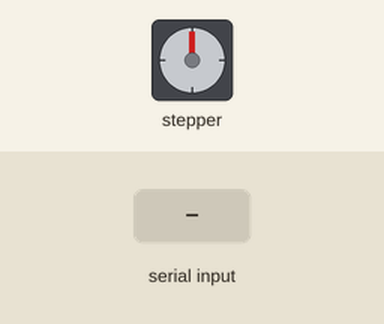
The sketch below on a simulated Arduino Uno, built with avr-gcc and run on an emulated ATmega328P. Shown: stepper motor. Wiring (inferred from the names in the program): stepper motor driver (650 steps per turn assumed): step pin 2; direction pin 5; enable pin 8. Inputs (shaded band) come from the test bench. What the sketch prints to the serial monitor is not drawn.

Above: at 1.2 s.
1.3 s: "COMPRESS\n" received over Serial
Timing chart, 0 to 10.3 s (numbered marks = the images above; inputs shaded):
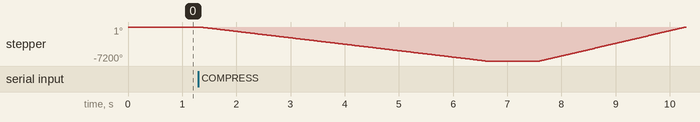

Measured:
- after the input at 1.3 s, stepper: turns 7200° counter-clockwise in 5.3 s, then 7200° clockwise in 2.7 s

The sketch:

Lead_Screw_Stepper_Control.ino
```cpp
// Pin definitions for CNC shield (X-axis)
#define DIR_PIN 5  // Direction pin
#define STEP_PIN 2 // Step pin
#define EN_PIN 8   // Enable pin (optional)
// Motor settings
#define STEPS_PER_REV 650                              // Steps per revolution for the stepper motor (change if needed)
#define DEGREE_TO_ROTATIONS(degrees) ((degrees) / 360) // Convert degrees to full rotations
#define STEP_DELAY_FAST 200                            // Step delay for fast forward motion (adjust for speed)
#define STEP_DELAY_SLOW 100                            // Step delay for slow return motion (adjust for speed)


void setup()
{
  // Set pins as outputs
  pinMode(DIR_PIN, OUTPUT);
  pinMode(STEP_PIN, OUTPUT);
  pinMode(EN_PIN, OUTPUT);

  // Enable the motor driver (LOW to enable, HIGH to disable)
  digitalWrite(EN_PIN, LOW); // Enable motor

  // Start serial communication for debugging
  Serial.begin(9600);
  //Serial.println("ARDUINO1"); // Send handshake signal
  Serial.println("Stepper Motor Ready. Send 'run' to start.");
}

void loop()
{
  if (Serial.available() > 0)
  {
    String command = Serial.readStringUntil('\n');

    if(command=="HANDSHAKE")
    {
      Serial.println("ARDUINO1");
    }

    // If the command is "run", start the motor sequence
    if (command == "COMPRESS")
    {
      Serial.println("Command received: Running the motor...");

      // Move piston forward for 3600 degrees (10 rotations)

      digitalWrite(DIR_PIN, LOW);                            // Set direction (HIGH for forward)
      moveMotor(DEGREE_TO_ROTATIONS(7200), STEP_DELAY_FAST); // Fast forward motion

      delay(1000); // Wait for 1 second before reversing direction

      // Move piston backward to return slowly

      digitalWrite(DIR_PIN, HIGH);                           // Set direction (LOW for reverse)
      moveMotor(DEGREE_TO_ROTATIONS(7200), STEP_DELAY_SLOW); // Slow return motion

      delay(1000);
    }
  } // Wait for 1 second before repeating
}

// Function to move the motor for the specified number of rotations
void moveMotor(int rotations, int stepDelay)
{
  int stepsToMove = rotations * STEPS_PER_REV; // Calculate total steps to move for the giverun n rotations

  // Rotate the motor by sending step pulses
  for (int i = 0; i < stepsToMove; i++)
  {
    digitalWrite(STEP_PIN, HIGH); // Step pulse HIGH
    delayMicroseconds(stepDelay); // Delay for controlling motor speed
    digitalWrite(STEP_PIN, LOW);  // Step pulse LOW
    delayMicroseconds(stepDelay); // Delay for controlling motor speed
  }
}
```
